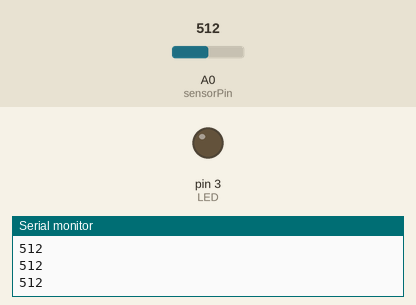
Recording of a sketch running on a simulated Arduino Uno, built with avr-gcc and run on an emulated ATmega328P. Shown: output pins drawn as LEDs (lit = HIGH), the last lines printed to the serial monitor. The inputs (shaded band) are chosen by the test bench; at power-on: A0 (sensorPin) = 512.

Above: at 1.2 s.
1.3 s: A0 (sensorPin) set to 308
2.8 s: A0 (sensorPin) set to 291
At 4.0 s:
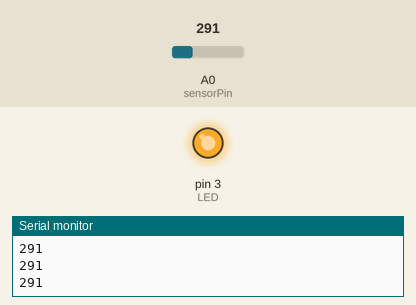
4.3 s: A0 (sensorPin) set to 306
At 5.3 s:
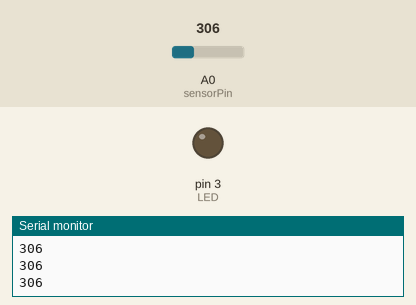
5.8 s: A0 (sensorPin) set to 290
At 6.6 s:
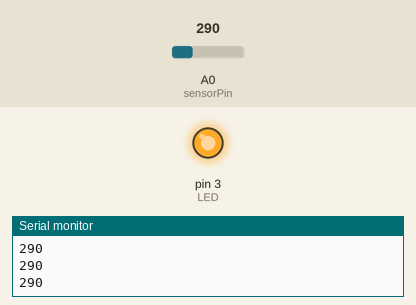
Timing chart, 0 to 8.3 s (numbered marks = the images above; inputs shaded):
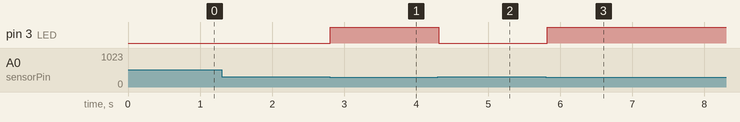

The sketch:

System_Photorisistor_LED.ino
```cpp
int sensorValue;
int LED = 3;
int sensorPin = A0;

void setup() {
  pinMode(LED, OUTPUT);
  pinMode(sensorPin, INPUT);
  Serial.begin(9600);
}

void loop() {
  sensorValue = analogRead(sensorPin);
  Serial.println(sensorValue);
  if (sensorValue < 300) {
    digitalWrite(LED, HIGH);
  } else {
    digitalWrite(LED, LOW);
  }
  delay(100);

}
```

Measured:
- the behaviour switches between 300 and 299 on A0 (sensorPin) (found by bisection; images 0 and 1)
- after the input at 2.8 s, pin 3 (LED): LOW → HIGH at once
- after the input at 4.3 s, pin 3 (LED): HIGH → LOW at once
- after the input at 5.8 s, pin 3 (LED): LOW → HIGH at once
